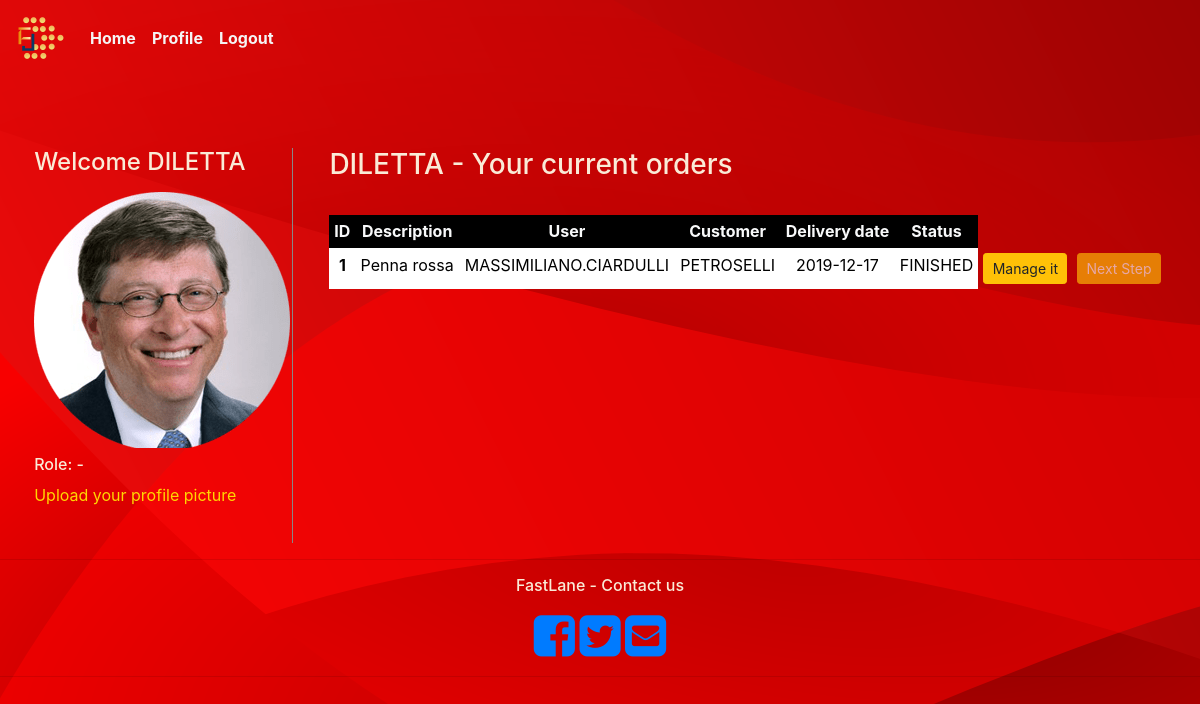
Screenshot of /order (signed in) with the database file from the repository.
### models.py (models this page shows, shortened)
class Order(db.Model):
    __tablename__ = 'orders'
    order_id = db.Column(db.Integer, primary_key=True, autoincrement=True)
    order_description = db.Column(db.String(64), nullable=False)
    order_delivery_date = db.Column(db.Date, nullable=False, index=True)
    order_delivery_time = db.Column(db.Time, nullable=False, index=True)
    order_delivery_type = db.Column(db.String(64), index=True)
    order_delivery_company = db.Column(db.Integer, db.ForeignKey('company_delivery.id_company'))
    order_state = db.Column(db.String(64), nullable=False)
    order_private_customer = db.Column(db.Integer, db.ForeignKey('private_costumer.id'))
    order_company_customer = db.Column(db.Integer, db.ForeignKey('company_customer.id_company'))
    current_department = db.Column(db.String(64))
    user = db.Column(db.String(64), nullable=False)
    date_insert = db.Column(db.DateTime, nullable=False)
    date_request = db.Column(db.DateTime, nullable=False)
    order_product_id = db.Column(db.Integer, db.ForeignKey('order_product.id'))

### app.py (the view)
@app.route('/order', methods=['POST', 'GET'])
def order():
    formNextStep = FormNextStep()
    if session['type'] == 'COMPANY':
        orders = Order.query.filter(or_(Order.user == session['id_user'],
                                        Order.user == session['username_user'],
                                        Order.order_company_customer == session['id_user'])).all()
        if formNextStep.is_submitted():
            return redirect('order')
    elif session['type'] == 'PRIVATE':
        orders = Order.query.filter_by(order_private_customer=session['username']).all()
    return render_template('order.html', orders=orders, formNextStep=formNextStep)

### templates/order.html (shortened to what this page needs)
{% extends "layout.html" %}
{% block content %}
<div class="row">
    <div class="col-sm-3" style="padding-left: 4%; border-right: 1px inset #333; padding-bottom: 3%">
            {% if session.get('email') and session['type'] == 'COMPANY' and session.get('username_user') %}
                <h4 style=" padding-bottom: 3%">Welcome {{ session['name_employee'] }}</h4>
            {% elif session.get('email') and session['type'] == 'PRIVATE' %}
                <h4 style=" padding-bottom: 3%">Welcome {{ session['id_user'] }}</h4>
            {% endif %}
                        <img src="/static/img/billgates.png" class="img-circle">
                        <h6 style="padding-top: 3%;"> Role: {{ session['role_employee'] }} - {{ session['department_employee'] }}</h6>
                         <a href="/upload" style="color: gold">Upload your profile picture</a>
    </div>
  <div class="col-sm-9" style="padding-right: 4%; padding-left: 3%">
        <h3 style="padding-bottom: 3%">{{ session.get('id_user') }} - Your current orders</h3>
    <form action="" method="post">
        <div class="table-sm">
        <table class="table table-borderless  text-center">
              <thead class="text-light" style="background-color: black">
                <tr>
                  <th scope="col">ID</th>
                  <th scope="col">Description</th>
                  <th scope="col">User</th>
                  <th scope="col">Customer</th>
                  <th scope="col">Delivery date</th>
                  <th scope="col">Status</th>
                </tr>
              </thead>
            <div>
            {% for order in orders %}
                <tr><th style="background-color:white; color: black;">{{ order.order_id }}</th>
                <td style="background-color:white; color: black;">{{ order.order_description }}</td>
                <td style="background-color:white; color: black;">{{ order.user }}</td>
                <td style="background-color:white; color: black;">{% if order.order_private_customer %}
                        {{ order.order_private_customer }}
                    {% elif order.order_company_customer %}
                        {{ order.order_company_customer }}
                    {% endif %}
                </td>
                <td style="background-color:white; color: black;">{{ order.order_delivery_date }}</td>
                <td style="background-color:white; color: black;">{{ order.order_state }}</td>
                    <td style="background-color:transparent; color: white;"><a class="btn btn-sm btn-warning btn-block"  href="order_management_menu/{{ order.order_id }}">Manage it</a></td>
                <td style="background-color:transparent; color: white;">
                    {% if order.order_state == 'FINISHED' %}
                        <a class="btn btn-sm btn-warning btn-block disabled">Next Step</a></td></tr>
                    {% else %}
                        <a class="btn btn-sm btn-warning btn-block" href="{{ url_for('update_status',order_no=order.order_id) }}">Next Step</a></td></tr>
                    {% endif %}
            {% endfor %}
        </table>
        </div>
    </form>
</div>
</div>
{% endblock %}

### templates/layout.html (shortened to what this page needs)
<!DOCTYPE html>
<html lang="en">
<head>
<link rel="stylesheet" href="https://cdnjs.cloudflare.com/ajax/libs/font-awesome/4.7.0/css/font-awesome.min.css">
    <link rel="stylesheet" href="https://cdnjs.cloudflare.com/ajax/libs/font-awesome/4.7.0/css/font-awesome.min.css">
    <link rel="stylesheet" href="https://maxcdn.bootstrapcdn.com/font-awesome/4.4.0/css/font-awesome.min.css">
     <link rel="stylesheet" href="../static/css/bootstrap.css">
    <link rel="stylesheet" href="../static/css/main.css">
</head>
<body style="padding-top:-20px">
<div class="container">
            <nav class="navbar navbar-expand-lg navbar-dark bg-dark">
                <a class="navbar-brand" href="home"><img src="/static/img/logo.png" width="50" height="50"></a>
              <div class="collapse navbar-collapse" id="navbarNavAltMarkup">
                <div class="navbar-nav">
                  <a class="nav-item nav-link" href="/home">Home</a>
                {% if session.get('email') and session['type'] == 'COMPANY' and not session.get('username_user') %}
                    <a class="nav-item nav-link" href="/login_company_employee">Login - {{ session['id_user'] }} member</a>
                    <a class="nav-item nav-link" href="/register_company_employee">Sign up - {{ session['id_user'] }} member</a>
                    <a class="nav-item nav-link" href="/logout">Logout</a>
                {% elif session.get('email') and session['type'] == 'PRIVATE' %}
                    <a class="nav-item nav-link" href="/order">Profile</a>
                    <a class="nav-item nav-link" href="/logout">Logout</a>
                    {% endif %}
                </div>
              </div>
            </nav>
    <br>
    <br>
    <br>
    {% block content %}
    {% endblock content %}
<div class="container">
    <hr>
        <div class="text-center center-block">
            <p class="txt-railway"><h6>FastLane - Contact us</h6></p>
                <a href="https://www.facebook.com/"><i id="social-fb" class="fa fa-facebook-square fa-3x social"></i></a>
	            <a href="https://twitter.com/login?lang=it"><i id="social-tw" class="fa fa-twitter-square fa-3x social"></i></a>
	            <a href="https://accounts.google.com/ServiceLogin/signinchooser?service=mail&passive=true&rm=false&continue=https%3A%2F%2Fmail.google.com%2Fmail%2F&ss=1&scc=1&ltmpl=default&ltmplcache=2&emr=1&osid=1&flowName=GlifWebSignIn&flowEntry=ServiceLogin"><i id="social-em" class="fa fa-envelope-square fa-3x social"></i></a>
</div>
    <hr>
</div>
</div>
</body>
</html>

### rows the page displays
Order: order_id "1", order_description "Penna rossa", user "MASSIMILIANO.CIARDULLI", order_private_customer "PETROSELLI", order_delivery_date "2019-12-17", order_state "FINISHED", shows "Next Step"

### other values shown
{{ session['id_user'] }} "DILETTA"
{{ session.get('id_user') }} "DILETTA"
